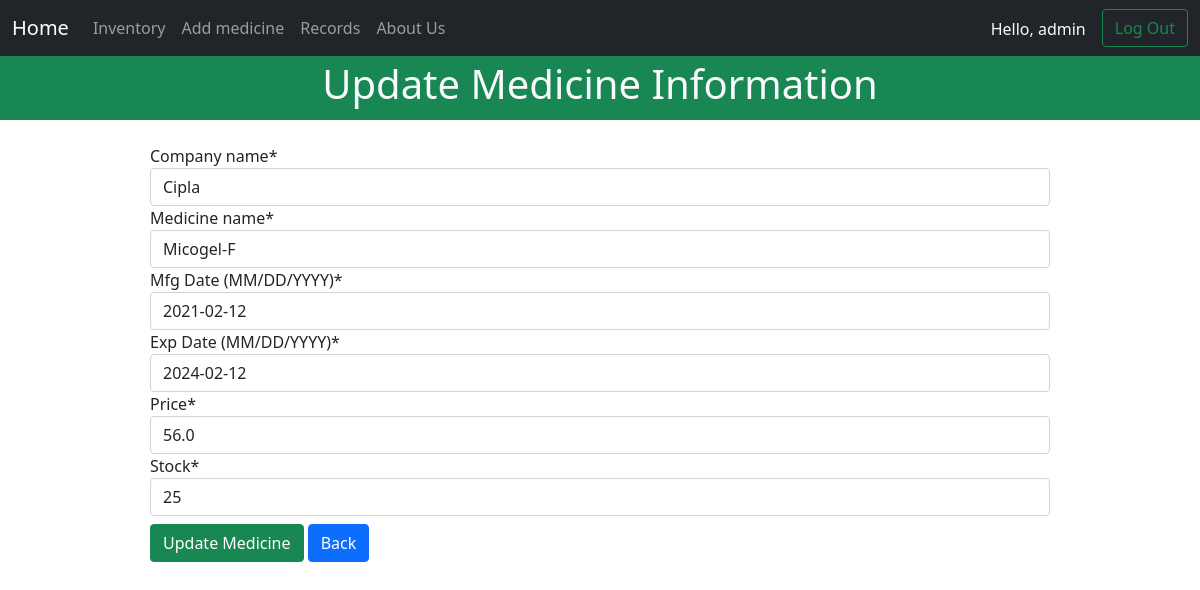
/1/ (signed in), run on the app's committed database.
### store/models.py (models this page shows, shortened)
class Medicine(models.Model):
    reference_no = models.AutoField
    company_name = models.CharField(max_length=30)
    medicine_name = models.CharField(max_length=50)
    mfg_date = models.DateField("Mfg Date (MM/DD/YYYY)")
    exp_date = models.DateField("Exp Date (MM/DD/YYYY)")
    price = models.FloatField()
    stock = models.IntegerField()

### store/views.py (the view)
# urls.py: path("<int:id>/", views.update_med, name="UpdateMed"),
@login_required(login_url='Login')
def update_med(request, id):
    if request.method == "POST":
        pi = Medicine.objects.get(pk=id)
        fm = AddMedicineForm(request.POST, instance=pi)
        if fm.is_valid():
            fm.save()
            return redirect('Inventory')
    else:
        pi = Medicine.objects.get(pk=id)
        fm = AddMedicineForm(instance=pi)
    return render(request, 'store/update.html', {"form":fm})

### store/forms.py
class AddMedicineForm(forms.ModelForm):
    class Meta:
        model = Medicine
        fields = ["company_name", "medicine_name", "mfg_date", "exp_date", "price", "stock"]

### store/templates/store/update.html (shortened to what this page needs)
{% extends 'store/base.html' %}
{% block body %}
<div class="container-fluid bg-success text-light py-1 text-center">
    <h1>Update Medicine Information</h1>
</div>
<div class="container1 my-4 mx-150" style="max-width: 900px; margin: auto;">
    {% load crispy_forms_tags %}
    <form action="" method="POST">
        {{ form|crispy }}
        <input type="submit" class="btn btn-success my-2" value="Update Medicine">
        <a href="{% url 'Inventory' %}" class="btn btn-primary">Back</a>
    </form>
</div>
{% endblock %}

### store/templates/store/base.html (shortened to what this page needs)
<!doctype html>
<html lang="en">
<head>
    <link href="https://cdn.jsdelivr.net/npm/bootstrap@5.0.0-beta3/dist/css/bootstrap.min.css" rel="stylesheet"
>
</head>
<body>
    <nav class="navbar navbar-expand-lg navbar-dark bg-dark">
        <div class="container-fluid">
            <a class="navbar-brand" href="{% url 'StoreHome' %}">Home</a>
            <div class="collapse navbar-collapse" id="navbarSupportedContent">
                <ul class="navbar-nav me-auto mb-2 mb-lg-0">
                    <li class="nav-item">
                        <a class="nav-link"  href="{% url 'Inventory' %}">Inventory</a>
                    </li>
                    <li class="nav-item">
                        <a class="nav-link" href="{% url 'AddMedicine' %}">Add medicine</a>
                    </li>
                    <li class="nav-item">
                        <a class="nav-link" href="{% url 'Records' %}">Records</a>
                    </li>
                    <li class="nav-item">
                        <a class="nav-link" href="{% url 'AboutUs' %}">About Us</a>
                    </li>
                </ul>
                <form class="d-flex">
                    <span class="text-light font-weight-bold mt-2 mx-3">Hello, {{request.user}}</span>
                    <a class="btn btn-outline-success" href="{% url 'Logout' %}" role="button">Log Out</a>
                </form>
            </div>
        </div>
    </nav>
    {% block body %} {% endblock %}
</body>
</html>

### data on the page
Medicine: company_name "Cipla", medicine_name "Micogel-F", mfg_date "2021-02-12", exp_date "2024-02-12", price "56.0", stock "25"

### other printed values
{{ request.user }} "admin"
